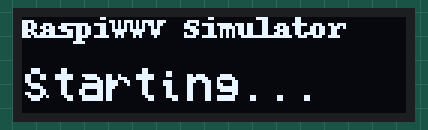
Bench run of a program on a simulated Raspberry Pi (BCM pin numbers). Parts: 128×32 one-colour display. The clock reads 2024-03-15 10:24:30 at power-on unless the program sets it; text uses the font file from the repository.

Above: at 0.2 s.
At 30.1 s:
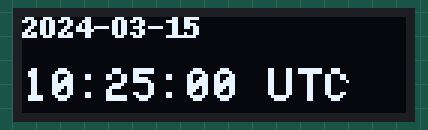
At 53.1 s:
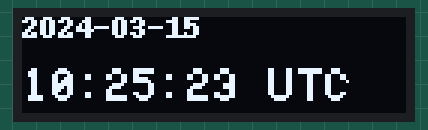
At 74.1 s:
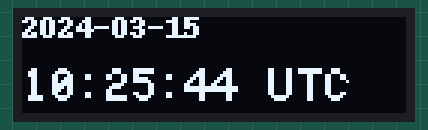
At 96.1 s:
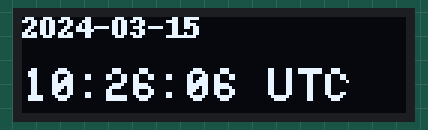
At 124.1 s:
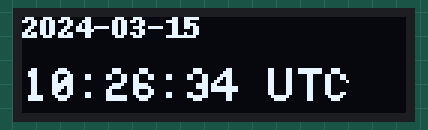

The program:

clockOLED.py
```python
# (licence header left out)
import time
import datetime
import subprocess

import Adafruit_GPIO.SPI as SPI
import Adafruit_SSD1306

from PIL import Image
from PIL import ImageDraw
from PIL import ImageFont

try:
  # Raspberry Pi pin configuration:
  RST = None     # on the PiOLED this pin isnt used

  # 128x32 display with hardware I2C:
  disp = Adafruit_SSD1306.SSD1306_128_32(rst=RST)

  # Initialize library.
  disp.begin()

  # Clear display.
  disp.clear()
  disp.display()

  # Create blank image for drawing.
  # Make sure to create image with mode '1' for 1-bit color.
  width = disp.width
  height = disp.height
  image = Image.new('1', (width, height))

  # Get drawing object to draw on image.
  draw = ImageDraw.Draw(image)

  # Screen layout constants
  pad = -2
  top = pad
  bottom = height-pad
  x = 0
  y = 0

  # Load default font.
  font = ImageFont.load_default()
  font2 = ImageFont.truetype('fonts/VCR_font.ttf', 16)

  # Display Starting
  LINE1 = "RaspiWWV Simulator"
  LINE2 = " "
  LINE3 = "Starting..."
  draw.text((x, top),       LINE1,  font=font, fill=255)
  draw.text((x, top+8),     LINE2, font=font, fill=255)
  draw.text((x, top+16),     LINE3, font=font2, fill=255)
  disp.image(image)
  disp.display()
  while datetime.datetime.utcnow().second != 0 :
    time.sleep(0.1)

  while 1 :
    cur_date = datetime.datetime.utcnow().strftime('%Y-%m-%d')
    cur_time = datetime.datetime.utcnow().strftime('%H:%M:%S')

    # Draw a black filled box to clear the image.
    draw.rectangle((0,0,width,height), outline=0, fill=0)

    # Display Date/Time
    LINE1 = str(cur_date)
    LINE3 = str(cur_time)+' UTC'
    draw.text((x, top),       LINE1,  font=font, fill=255)
    draw.text((x, top+16),     LINE3, font=font2, fill=255)
    disp.image(image)
    disp.display()

    time.sleep(0.1)

except Exception as e:
    print(e)
    exit()
```

Measured:
- what the display in image 0 shows lasts 30.0 s, from 0.1 s to 30.1 s
- what the display in image 1 shows lasts 1.0 s, from 30.1 s to 31.1 s
- what the display in image 2 shows lasts 1.1 s, from 53.1 s to 54.2 s
